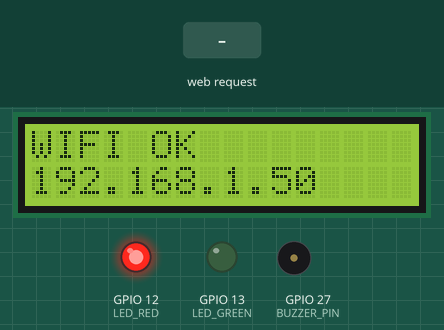
Simulated run of this sketch. Board: ESP32. Shown: 16×2 character LCD, output pins drawn as LEDs (lit = HIGH), buzzer (waves = sounding, pin HIGH). The test bench sets the inputs (shaded band). WiFi joins after 1.5 s; servers stay silent unless stated; what the sketch prints to the serial monitor is not drawn.

Above: at 2.1 s.
At 4.4 s:
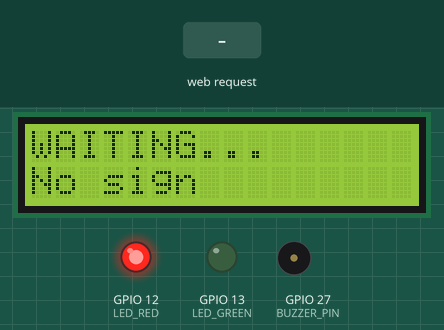
4.5 s: HTTP request GET /pred?l=space received
At 5.7 s:
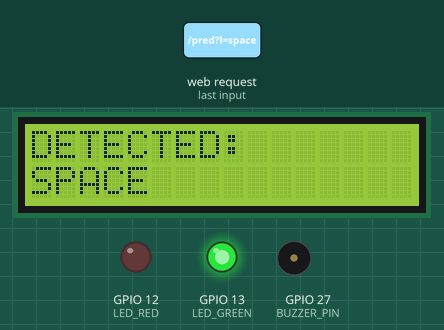
6.0 s: HTTP request GET /pred?l=del received
At 6.7 s:
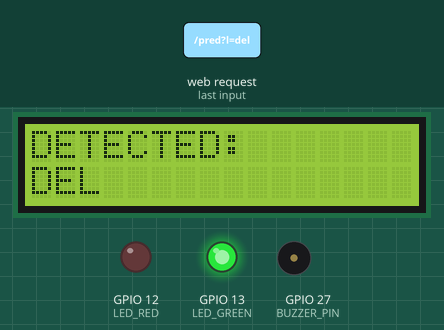
7.5 s: HTTP request GET /pred?l=1 received
At 7.8 s:
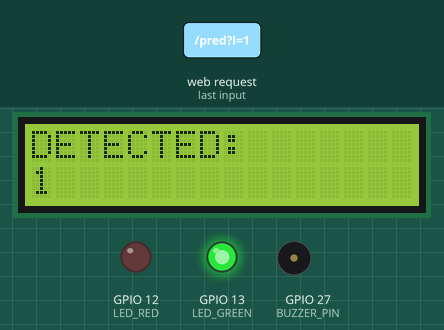
Timing chart, 0 to 10.5 s (numbered marks = the images above; inputs shaded):
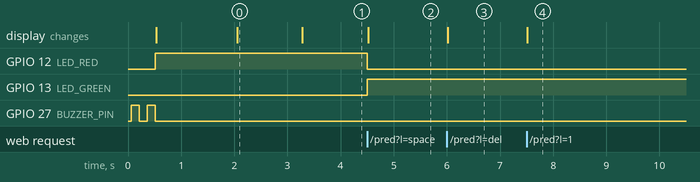

The sketch:

sketch_jan27a.ino
```cpp
#include <WiFi.h>
#include <WebServer.h>
#include <Wire.h>
#include <LiquidCrystal_I2C.h>

// ====== WiFi ======
const char* HOTSPOT_SSID = "ESP_NET";
const char* HOTSPOT_PASS = "12345678";

// ====== LEDs ======
#define LED_GREEN 13
#define LED_RED   12

// ====== BUZZER (ACTIF) ======
#define BUZZER_PIN 27

// ====== I2C ======
#define I2C_SDA 21
#define I2C_SCL 22

// ⚠️ change 0x3F -> 0x27 si besoin
LiquidCrystal_I2C lcd(0x3F, 16, 2);

WebServer server(80);

// ---------------- Helpers ----------------
void setLED(bool greenOn, bool redOn) {
  digitalWrite(LED_GREEN, greenOn ? HIGH : LOW);
  digitalWrite(LED_RED,   redOn   ? HIGH : LOW);
}

void lcdShow(const String& l1, const String& l2 = "") {
  lcd.clear();
  lcd.setCursor(0, 0); lcd.print(l1);
  lcd.setCursor(0, 1); lcd.print(l2);
}

String prettyToken(String tok) {
  tok.trim();
  String low = tok; low.toLowerCase();

  if (low == "space") return "SPACE";
  if (low == "del") return "DEL";
  if (low == "nothing" || low == "") return "No sign";

  if (tok.length() == 1) {
    char c = tok[0];
    if (c >= 'a' && c <= 'z') c -= 32;
    return String(c);
  }
  return tok;
}

// ---------------- BUZZER (ACTIF) ----------------
void buzzerInit() {
  pinMode(BUZZER_PIN, OUTPUT);
  digitalWrite(BUZZER_PIN, LOW);
}

void buzzerBeep(int ms = 150) {
  digitalWrite(BUZZER_PIN, HIGH);
  delay(ms);
  digitalWrite(BUZZER_PIN, LOW);
}

// ---------------- UI states ----------------
void showWaiting() {
  setLED(false, true);
  lcdShow("WAITING...", "No sign");
}

void showDetected(String tok) {
  setLED(true, false);
  lcdShow("DETECTED:", prettyToken(tok));

  // ✅ bip seulement pour une lettre A..Z
  tok.trim();
  if (tok.length() == 1) {
    char c = tok[0];
    if (c >= 'a' && c <= 'z') c -= 32;
    if (c >= 'A' && c <= 'Z') buzzerBeep(150);
  }
}

// ---------------- Endpoint ----------------
void handlePred() {
  if (!server.hasArg("l")) {
    server.send(400, "text/plain", "Missing arg l");
    return;
  }

  String tok = server.arg("l");
  tok.trim();

  // normalisation
  String low = tok; low.toLowerCase();
  if (tok.length() == 1) {
    char c = tok[0];
    if (c >= 'a' && c <= 'z') c -= 32;
    tok = String(c);
  } else {
    tok = low;  // "space", "del", "nothing"
  }

  Serial.print("📩 Recu /pred?l=");
  Serial.println(tok);

  if (tok == "nothing" || tok == "") showWaiting();
  else showDetected(tok);

  server.send(200, "text/plain", "OK");
}

// ---------------- WiFi ----------------
void connectWiFi() {
  WiFi.mode(WIFI_STA);
  WiFi.begin(HOTSPOT_SSID, HOTSPOT_PASS);

  Serial.print("Connexion WiFi");
  unsigned long t0 = millis();
  while (WiFi.status() != WL_CONNECTED && millis() - t0 < 20000) {
    delay(500);
    Serial.print(".");
  }
  Serial.println();

  if (WiFi.status() == WL_CONNECTED) {
    Serial.println("✅ WiFi CONNECTE");
    Serial.print("📌 IP ESP32 LCD: ");
    Serial.println(WiFi.localIP());

    lcdShow("WIFI OK", WiFi.localIP().toString());
    delay(1200);
    showWaiting();
  } else {
    Serial.println("❌ WiFi FAILED");
    lcdShow("WIFI FAILED", "Check SSID/PASS");
  }
}

void setup() {
  Serial.begin(115200);

  pinMode(LED_GREEN, OUTPUT);
  pinMode(LED_RED, OUTPUT);

  // LCD
  Wire.begin(I2C_SDA, I2C_SCL);
  lcd.init();
  lcd.backlight();

  // BUZZER
  buzzerInit();

  // ✅ Test buzzer au démarrage
  buzzerBeep(150);
  delay(150);
  buzzerBeep(150);

  showWaiting();

  // WiFi
  connectWiFi();

  // Server
  server.on("/pred", handlePred);
  server.begin();

  Serial.println("✅ Serveur OK: http://<IP_ESP32_LCD>/pred?l=A");
}

void loop() {
  server.handleClient();
}
```

Measured:
- after the input at 4.5 s, GPIO 12 (LED_RED): HIGH → LOW at once; GPIO 13 (LED_GREEN): LOW → HIGH at once; the display: changes at once (image 2)
- after the input at 6.0 s, the display: changes at once (image 3)
- after the input at 7.5 s, the display: changes at once (image 4)
- what the display in image 0 shows lasts 1.2 s, from 2.1 s to 3.3 s
